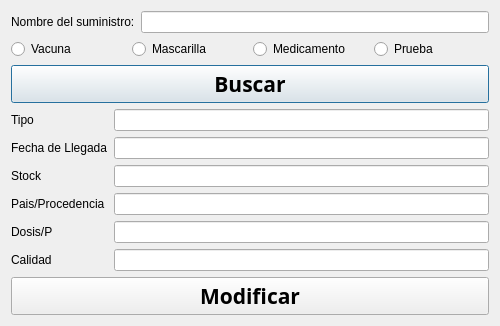
<?xml version="1.0" encoding="UTF-8"?>
<ui version="4.0">
 <class>Buscar_Sumi</class>
 <widget class="QDialog" name="Buscar_Sumi">
  <property name="geometry">
   <rect>
    <x>0</x>
    <y>0</y>
    <width>500</width>
    <height>316</height>
   </rect>
  </property>
  <property name="windowTitle">
   <string>Buscar/modificar</string>
  </property>
  <layout class="QGridLayout" name="gridLayout_4">
   <item row="0" column="0">
    <layout class="QGridLayout" name="gridLayout_3">
     <item row="0" column="0">
      <layout class="QGridLayout" name="gridLayout">
       <item row="0" column="0">
        <layout class="QVBoxLayout" name="verticalLayout">
         <item>
          <layout class="QHBoxLayout" name="horizontalLayout">
           <item>
            <widget class="QLabel" name="label">
             <property name="text">
              <string>Nombre del suministro:</string>
             </property>
            </widget>
           </item>
           <item>
            <widget class="QLineEdit" name="nombre"/>
           </item>
          </layout>
         </item>
         <item>
          <layout class="QHBoxLayout" name="horizontalLayout_2">
           <item>
            <widget class="QRadioButton" name="vacuna">
             <property name="cursor">
              <cursorShape>PointingHandCursor</cursorShape>
             </property>
             <property name="text">
              <string>Vacuna</string>
             </property>
             <property name="icon">
              <iconset resource="Icons.qrc">
               <normaloff>:/6673743_health_hospital_injection_icon.png</normaloff>:/6673743_health_hospital_injection_icon.png</iconset>
             </property>
             <property name="iconSize">
              <size>
               <width>20</width>
               <height>20</height>
              </size>
             </property>
             <attribute name="buttonGroup">
              <string notr="true">buttonGroup</string>
             </attribute>
            </widget>
           </item>
           <item>
            <widget class="QRadioButton" name="mascarilla">
             <property name="cursor">
              <cursorShape>PointingHandCursor</cursorShape>
             </property>
             <property name="text">
              <string>Mascarilla</string>
             </property>
             <property name="icon">
              <iconset resource="Icons.qrc">
               <normaloff>:/5803988_mask_covid_icon.png</normaloff>:/5803988_mask_covid_icon.png</iconset>
             </property>
             <property name="iconSize">
              <size>
               <width>20</width>
               <height>20</height>
              </size>
             </property>
             <attribute name="buttonGroup">
              <string notr="true">buttonGroup</string>
             </attribute>
            </widget>
           </item>
           <item>
            <widget class="QRadioButton" name="medicamento">
             <property name="cursor">
              <cursorShape>PointingHandCursor</cursorShape>
             </property>
             <property name="text">
              <string>Medicamento</string>
             </property>
             <property name="icon">
              <iconset resource="Icons.qrc">
               <normaloff>:/2119342_medicines_scientific_icon.png</normaloff>:/2119342_medicines_scientific_icon.png</iconset>
             </property>
             <property name="iconSize">
              <size>
               <width>20</width>
               <height>20</height>
              </size>
             </property>
             <attribute name="buttonGroup">
              <string notr="true">buttonGroup</string>
             </attribute>
            </widget>
           </item>
           <item>
            <widget class="QRadioButton" name="prueba">
             <property name="cursor">
              <cursorShape>PointingHandCursor</cursorShape>
             </property>
             <property name="text">
              <string>Prueba</string>
             </property>
             <property name="icon">
              <iconset resource="Icons.qrc">
               <normaloff>:/5991186_blood_coronavirus_icon.png</normaloff>:/5991186_blood_coronavirus_icon.png</iconset>
             </property>
             <property name="iconSize">
              <size>
               <width>20</width>
               <height>20</height>
              </size>
             </property>
             <attribute name="buttonGroup">
              <string notr="true">buttonGroup</string>
             </attribute>
            </widget>
           </item>
          </layout>
         </item>
        </layout>
       </item>
       <item row="1" column="0">
        <widget class="QPushButton" name="pushButtonbuscar">
         <property name="font">
          <font>
           <family>Berlin Sans FB Demi</family>
           <pointsize>16</pointsize>
           <weight>75</weight>
           <bold>true</bold>
          </font>
         </property>
         <property name="cursor">
          <cursorShape>PointingHandCursor</cursorShape>
         </property>
         <property name="text">
          <string>Buscar</string>
         </property>
        </widget>
       </item>
      </layout>
     </item>
     <item row="1" column="0">
      <layout class="QGridLayout" name="gridLayout_2">
       <item row="0" column="0">
        <widget class="QLabel" name="label_tipo">
         <property name="text">
          <string>Tipo</string>
         </property>
        </widget>
       </item>
       <item row="0" column="1">
        <widget class="QLineEdit" name="tipo"/>
       </item>
       <item row="1" column="0">
        <widget class="QLabel" name="label_fecha">
         <property name="text">
          <string>Fecha de Llegada</string>
         </property>
        </widget>
       </item>
       <item row="1" column="1">
        <widget class="QLineEdit" name="fecha"/>
       </item>
       <item row="2" column="0">
        <widget class="QLabel" name="label_stock">
         <property name="text">
          <string>Stock</string>
         </property>
        </widget>
       </item>
       <item row="2" column="1">
        <widget class="QLineEdit" name="stock"/>
       </item>
       <item row="3" column="0">
        <widget class="QLabel" name="label_pais">
         <property name="text">
          <string>Pais/Procedencia</string>
         </property>
        </widget>
       </item>
       <item row="3" column="1">
        <widget class="QLineEdit" name="pais">
         <property name="text">
          <string/>
         </property>
        </widget>
       </item>
       <item row="4" column="0">
        <widget class="QLabel" name="label_dosis">
         <property name="text">
          <string>Dosis/P</string>
         </property>
        </widget>
       </item>
       <item row="4" column="1">
        <widget class="QLineEdit" name="dosis">
         <property name="text">
          <string/>
         </property>
        </widget>
       </item>
       <item row="5" column="0">
        <widget class="QLabel" name="label_calidad">
         <property name="text">
          <string>Calidad</string>
         </property>
        </widget>
       </item>
       <item row="5" column="1">
        <widget class="QLineEdit" name="calidad">
         <property name="text">
          <string/>
         </property>
        </widget>
       </item>
      </layout>
     </item>
     <item row="2" column="0">
      <widget class="QPushButton" name="enviarpushbuton">
       <property name="font">
        <font>
         <family>Berlin Sans FB Demi</family>
         <pointsize>16</pointsize>
         <weight>75</weight>
         <bold>true</bold>
        </font>
       </property>
       <property name="cursor">
        <cursorShape>PointingHandCursor</cursorShape>
       </property>
       <property name="text">
        <string>Modificar</string>
       </property>
      </widget>
     </item>
    </layout>
   </item>
  </layout>
 </widget>
 <resources>
  <include location="Icons.qrc"/>
 </resources>
 <connections/>
 <buttongroups>
  <buttongroup name="buttonGroup"/>
 </buttongroups>
</ui>
